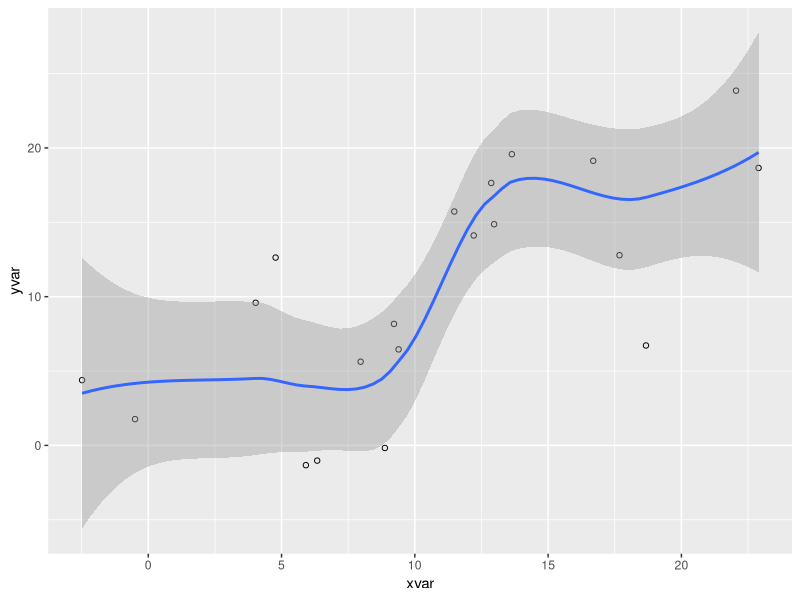

Source code (R):
## ---- chunk 1
knitr::opts_chunk$set(echo = TRUE, message = FALSE, warning=FALSE)
## ---- chunk 2
#| fold: true

library(ggplot2)
dat <- data.frame(cond = rep(c("A", "B"), each=10),
                  xvar = 1:20 + rnorm(20,sd=3),
                  yvar = 1:20 + rnorm(20,sd=3))

ggplot(dat, aes(x=xvar, y=yvar)) +
    geom_point(shape=1) + 
    geom_smooth() 
